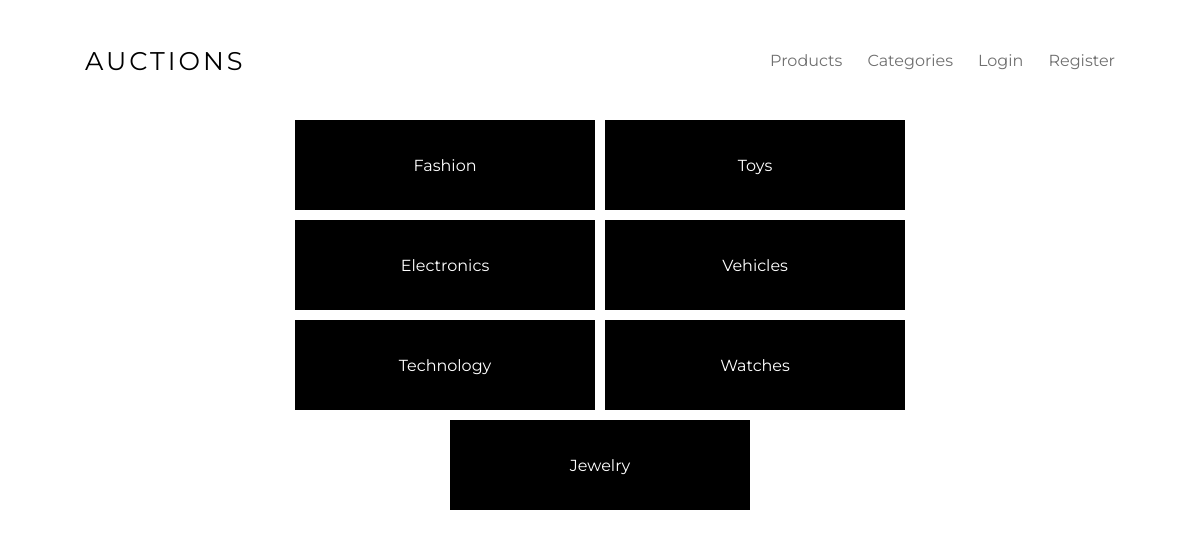
/categories, run on an earlier commit of the app's database.
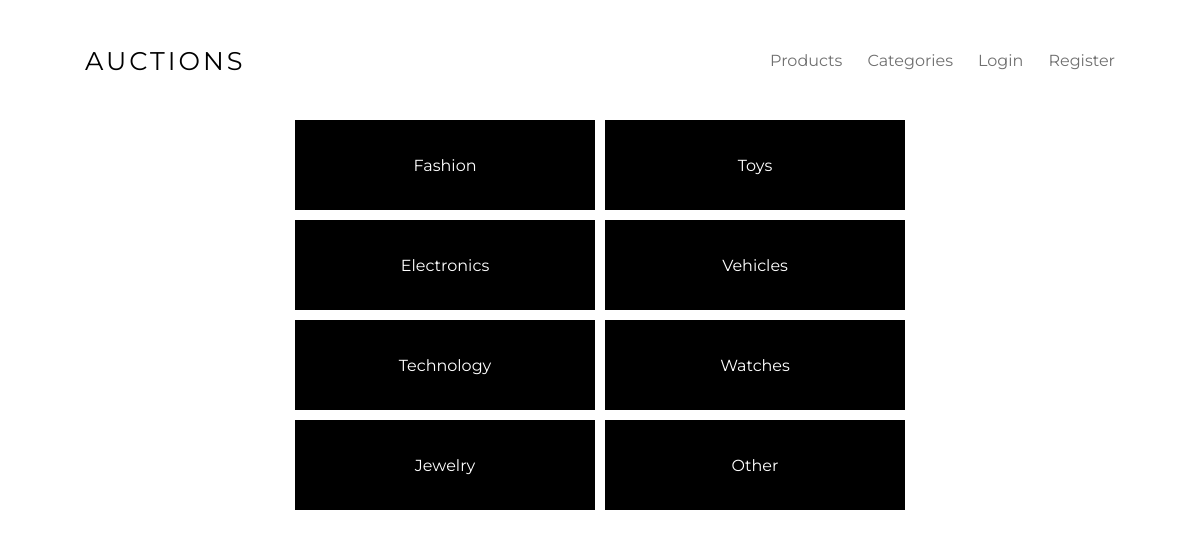
And on a later commit of the database.
### auctions/models.py (models this page shows, shortened)
class Categories(models.Model):
    title = models.TextField()

### auctions/views.py (the view)
# urls.py: path('categories', views.view_categories, name="view_categories"),
def view_categories(request):
    categories = [element[1] for element in list(Categories.objects.all().values_list())]
    contexto = {
        "name": 'Categories',
        "tipos": categories
    }
    return render(request, 'categories.html', contexto)

### auctions/templates/categories.html
{% extends 'layout/base.html' %}
{% block body %}
    <div
    class="center"
    style="
        max-width: 100%;
        width: 700px;
        margin: 0 auto;
        display: flex;
        justify-content: center;
        align-items: center;
        flex-wrap: wrap;
        gap: 10px;"
    >
    {% for categoria in tipos %}
        <a href="/categories/{{ categoria }}">
            <div style="
            width: 300px;
            height: 90px;
            background: black;
            color: white;
            display: flex;
            justify-content: center;
            align-items: center;">{{ categoria }}</div>
        </a>
    {% endfor %}
    </div>
{% endblock%}

What changed in the data, as far as the page shows it:
added Categories: tipos "Other"
